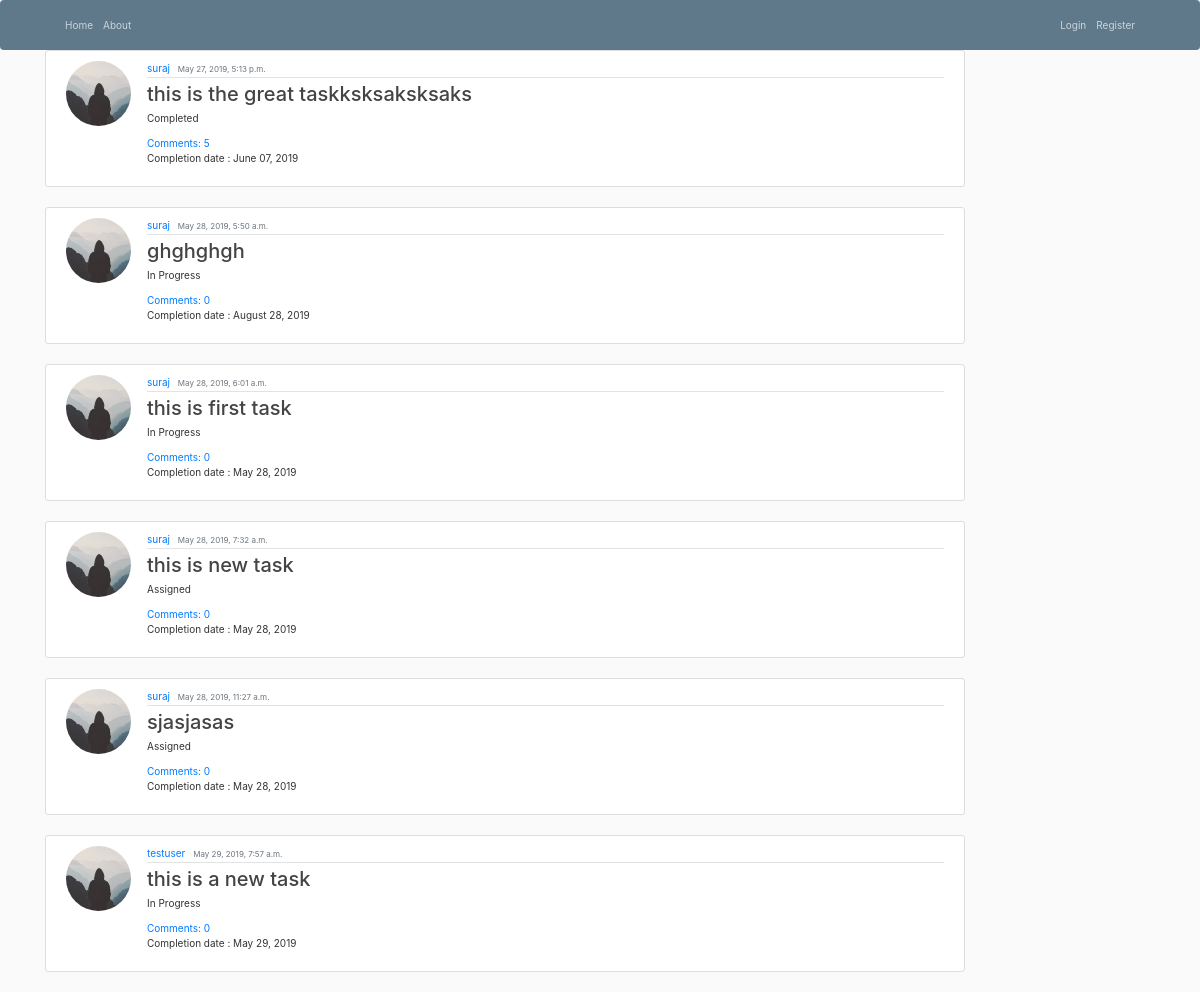
Before: / with the older database file.
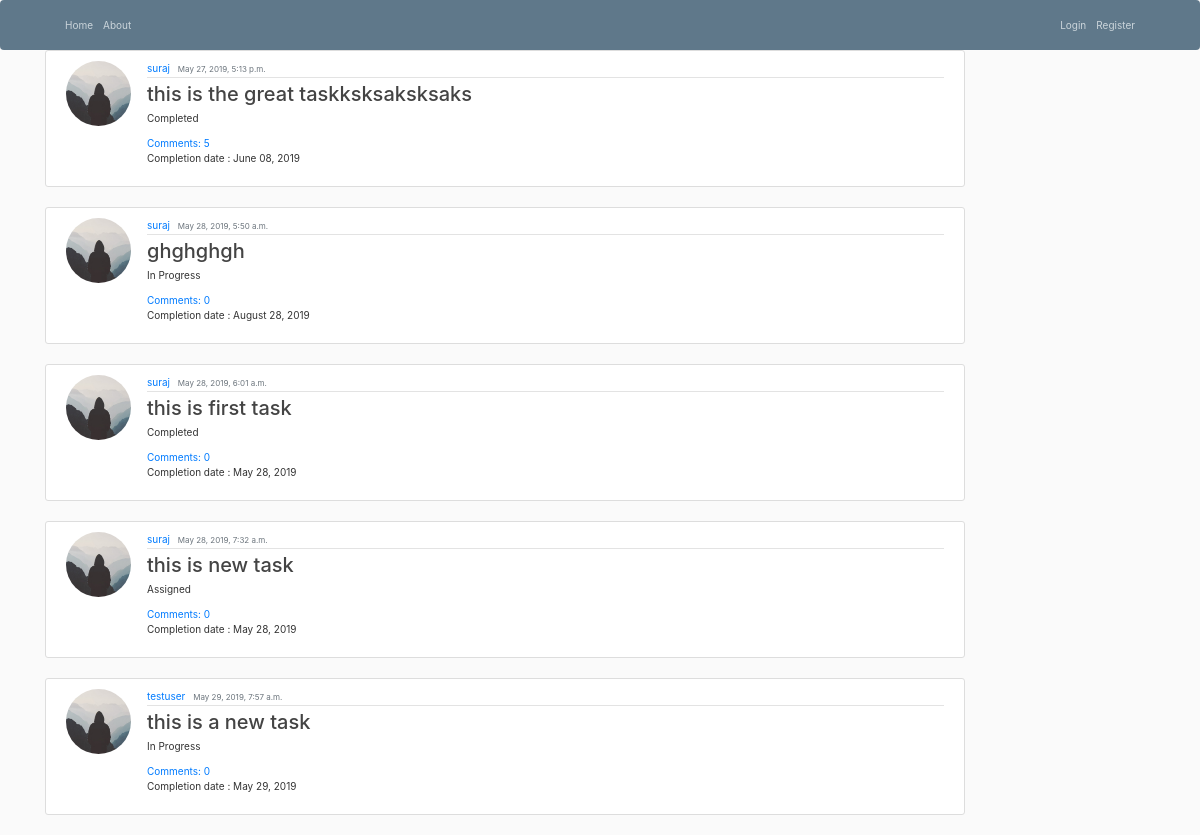
After: the same page with the newer database file.
### task/models.py (models this page shows, shortened)
class Task(models.Model):
    status_list = [("Assigned", "Assigned"), ("In Progress", "In Progress"), ("QA", "Moved to QA"),
                   ("Completed", "Completed")]
    title = models.CharField(max_length=100)
    date_posted = models.DateTimeField(default=timezone.now)
    author = models.ForeignKey(User, on_delete=models.CASCADE)
    status = models.CharField(max_length=100, choices=status_list, default="Assigned")
    completion_date=models.DateTimeField(default=timezone.now())
    def approve_comments(self):
        return self.comments.filter(approved_comment=True)

### users/models.py (models this page shows, shortened)
class Profile(models.Model):
    user = models.OneToOneField(User, on_delete=models.CASCADE)
    image = models.ImageField(default='default.jpg', upload_to='profile_pics')

### task/views.py (the view)
# urls.py: path('', TaskListView.as_view(), name='task-home'),
class TaskListView(ListView):
    model = Task
    ordering = ['-date_posted']
    print("task list in view")
    def get_queryset(self):
        return Task.objects.all()

### task/templates/task/task_list.html
{% extends "task/base.html" %}
{% block content %}
    {% for task in task_list %}
        <article class="media content-section">
          <img class="rounded-circle article-img" src="{{ task.author.profile.image.url }}">
          <div class="media-body">
            <div class="article-metadata">
              <a class="mr-2" href="#">{{ task.author }}</a>
              <small class="text-muted">{{ task.date_posted }}</small>
            </div>
            <h2><a class="article-title" href="{% url 'task_detail' pk=task.pk %}">{{ task.title }}</a></h2>
            <p class="article-content">{{ task.status }}</p>
              <a href="{% url 'task_detail' pk=task.pk  %}">Comments: {{ task.approve_comments.count }}</a>
              <p>Completion date : {{ task.completion_date | date:"F d, Y" }}</p>
          </div>
        </article>
    {% endfor %}
{% endblock content %}

### task/templates/task/base.html (shortened to what this page needs)
{% load static %}
<!DOCTYPE html>
<html>
<head>
    <link rel="stylesheet" href="https://maxcdn.bootstrapcdn.com/bootstrap/3.3.7/css/bootstrap.min.css">
    <link rel="stylesheet" href="https://maxcdn.bootstrapcdn.com/bootstrap/3.3.7/css/bootstrap-theme.min.css">
    <link rel="stylesheet" href="https://maxcdn.bootstrapcdn.com/bootstrap/4.0.0/css/bootstrap.min.css">
    <link rel="stylesheet" type="text/css" href="{% static 'task/main.css' %}">
</head>
<body>
    <header class="site-header">
      <nav class="navbar navbar-expand-md navbar-dark bg-steel fixed-top">
        <div class="container">
          <div class="collapse navbar-collapse" id="navbarToggle">
            <div class="navbar-nav mr-auto">
              <a class="nav-item nav-link" href="{% url 'task-home' %}">Home</a>
              <a class="nav-item nav-link" href="{% url 'task-about' %}">About</a>
            </div>
            <div class="navbar-nav">
              {% if user.is_authenticated %}
                <a class="nav-item nav-link" href="{% url 'task-create' %}">Create Task</a>
                <a class="nav-item nav-link" href="{% url 'profile' %}">Profile</a>
                <a class="nav-item nav-link" href="{% url 'logout' %}">Logout</a>
              {% else %}
                <a class="nav-item nav-link" href="{% url 'login' %}">Login</a>
                <a class="nav-item nav-link" href="{% url 'register' %}">Register</a>
              {% endif %}
            </div>
          </div>
        </div>
      </nav>
    </header>
    <main role="main" class="container">
      <div class="row">
        <div class="col-md-10">
          {% block content %}{% endblock %}
        </div>
      </div>
    </main>
</body>
</html>

### task/static/task/main.css (style rules this page uses)
body { background: #fafafa; color: #333333; margin-top: 5rem; }
h1, h2, h3, h4, h5, h6 { color: #444444; }
.bg-steel { background-color: #5f788a; }
.site-header .navbar-nav .nav-link { color: #cbd5db; }
.content-section { background: #ffffff; padding: 10px 20px; border: 1px solid #dddddd; border-radius: 3px; margin-bottom: 20px; }
.article-title { color: #444444; }
.article-content { white-space: pre-line; }
.article-img { height: 65px; width: 65px; margin-right: 16px; }
.article-metadata { padding-bottom: 1px; margin-bottom: 4px; border-bottom: 1px solid #e3e3e3 }

Changed rows visible on the page:
removed Task: author.profile.image (placeholder picture), author "suraj", date_posted "May 28, 2019, 11:27 a.m.", title "sjasjasas", status "Assigned", approve_comments.count "0", completion_date "May 28, 2019"
changed Task "this is the great taskksksaksksaks": completion_date "June 07, 2019" → "June 08, 2019"
changed Task "this is first task": status "In Progress" → "Completed"
